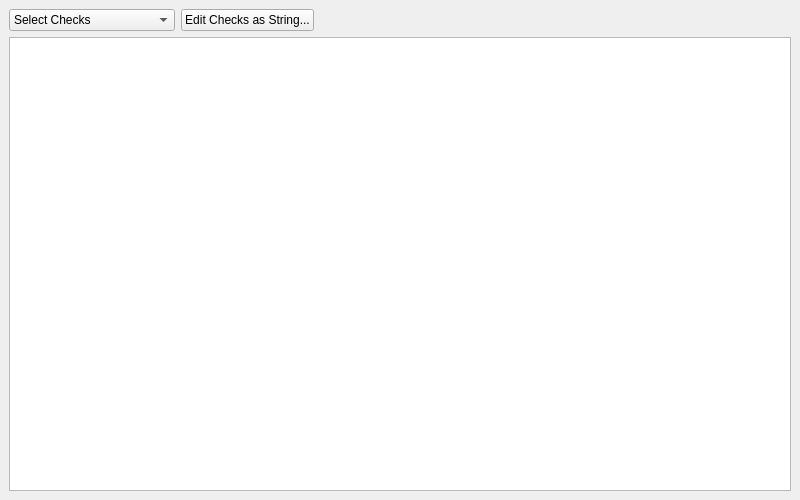
<?xml version="1.0" encoding="UTF-8"?>
<ui version="4.0">
 <class>ClangTools::Internal::TidyChecks</class>
 <widget class="QWidget" name="ClangTools::Internal::TidyChecks">
  <property name="geometry">
   <rect>
    <x>0</x>
    <y>0</y>
    <width>800</width>
    <height>500</height>
   </rect>
  </property>
  <property name="windowTitle">
   <string/>
  </property>
  <layout class="QVBoxLayout" name="verticalLayout_2">
   <property name="leftMargin">
    <number>9</number>
   </property>
   <property name="topMargin">
    <number>9</number>
   </property>
   <property name="rightMargin">
    <number>9</number>
   </property>
   <property name="bottomMargin">
    <number>9</number>
   </property>
   <item>
    <layout class="QHBoxLayout" name="horizontalLayout">
     <item>
      <widget class="QComboBox" name="tidyMode">
       <item>
        <property name="text">
         <string>Select Checks</string>
        </property>
       </item>
       <item>
        <property name="text">
         <string>Use .clang-tidy config file</string>
        </property>
       </item>
      </widget>
     </item>
     <item>
      <widget class="QPushButton" name="plainTextEditButton">
       <property name="text">
        <string>Edit Checks as String...</string>
       </property>
      </widget>
     </item>
     <item>
      <spacer name="horizontalSpacer">
       <property name="orientation">
        <enum>Qt::Horizontal</enum>
       </property>
       <property name="sizeHint" stdset="0">
        <size>
         <width>40</width>
         <height>20</height>
        </size>
       </property>
      </spacer>
     </item>
    </layout>
   </item>
   <item>
    <widget class="QStackedWidget" name="stackedWidget">
     <property name="currentIndex">
      <number>0</number>
     </property>
     <widget class="QWidget" name="checksPage">
      <layout class="QVBoxLayout" name="verticalLayout">
       <property name="leftMargin">
        <number>0</number>
       </property>
       <property name="topMargin">
        <number>0</number>
       </property>
       <property name="rightMargin">
        <number>0</number>
       </property>
       <property name="bottomMargin">
        <number>0</number>
       </property>
       <item>
        <widget class="QTreeView" name="checksPrefixesTree">
         <property name="minimumSize">
          <size>
           <width>0</width>
           <height>300</height>
          </size>
         </property>
         <attribute name="headerVisible">
          <bool>false</bool>
         </attribute>
        </widget>
       </item>
      </layout>
     </widget>
     <widget class="QWidget" name="emptyPage">
      <layout class="QVBoxLayout" name="verticalLayout_3">
       <property name="leftMargin">
        <number>0</number>
       </property>
       <property name="topMargin">
        <number>0</number>
       </property>
       <property name="rightMargin">
        <number>0</number>
       </property>
       <property name="bottomMargin">
        <number>0</number>
       </property>
      </layout>
     </widget>
     <widget class="QWidget" name="invalidExecutablePage">
      <layout class="QVBoxLayout" name="verticalLayout_4">
       <property name="leftMargin">
        <number>0</number>
       </property>
       <property name="topMargin">
        <number>6</number>
       </property>
       <property name="rightMargin">
        <number>0</number>
       </property>
       <property name="bottomMargin">
        <number>0</number>
       </property>
       <item>
        <layout class="QHBoxLayout" name="horizontalLayout_2">
         <item>
          <widget class="QLabel" name="invalidExecutableIcon">
           <property name="text">
            <string>Icon</string>
           </property>
          </widget>
         </item>
         <item>
          <widget class="QLabel" name="invalidExecutableLabel">
           <property name="text">
            <string>Could not query the supported checks from the clang-tidy executable.
Set a valid executable first.</string>
           </property>
           <property name="alignment">
            <set>Qt::AlignLeading|Qt::AlignLeft|Qt::AlignTop</set>
           </property>
          </widget>
         </item>
         <item>
          <spacer name="horizontalSpacer_2">
           <property name="orientation">
            <enum>Qt::Horizontal</enum>
           </property>
           <property name="sizeHint" stdset="0">
            <size>
             <width>40</width>
             <height>20</height>
            </size>
           </property>
          </spacer>
         </item>
        </layout>
       </item>
       <item>
        <spacer name="verticalSpacer">
         <property name="orientation">
          <enum>Qt::Vertical</enum>
         </property>
         <property name="sizeHint" stdset="0">
          <size>
           <width>20</width>
           <height>239</height>
          </size>
         </property>
        </spacer>
       </item>
      </layout>
     </widget>
    </widget>
   </item>
  </layout>
 </widget>
 <resources/>
 <connections/>
</ui>
